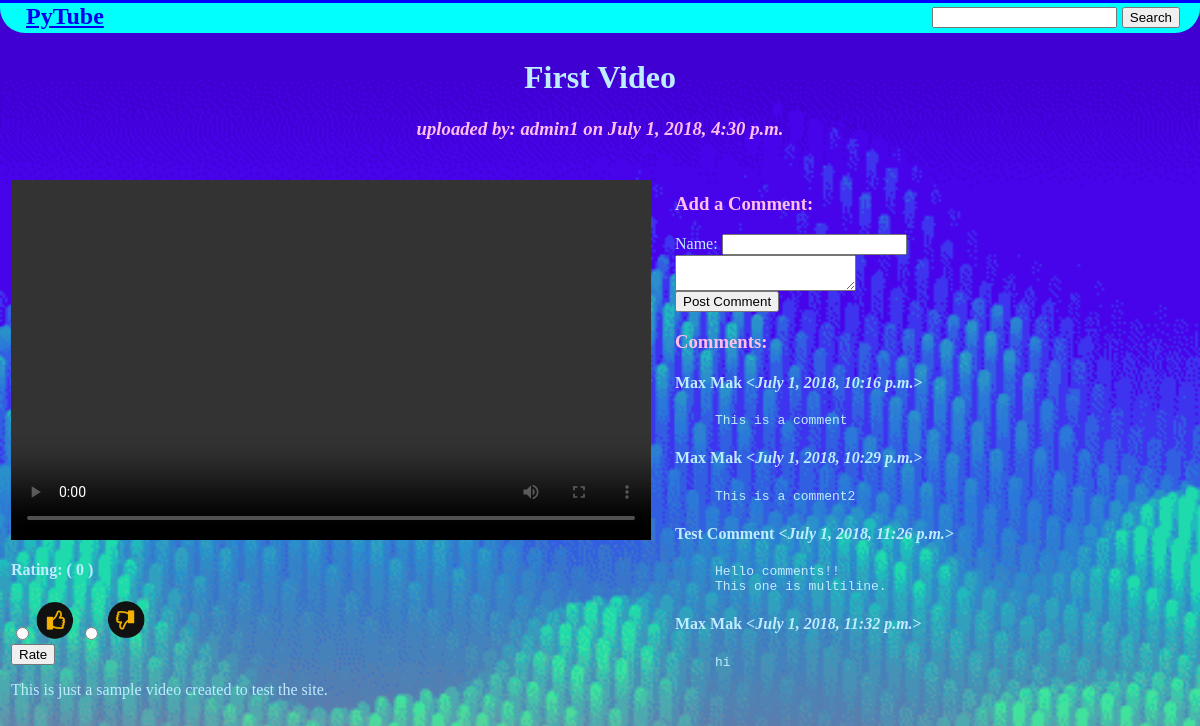
/1/, run on the app's committed database.
### videos/models.py (models this page shows, shortened)
class Video(models.Model):
    title = models.CharField(max_length=100)
    description = models.CharField(max_length=500)
    uploader = models.CharField(max_length=25)
    up_votes = models.IntegerField(default=0)
    video_file = models.FileField(upload_to='uploads/videos/')
    thumbnail = models.FileField(upload_to='uploads/videos/thumbnails/')
    listed = models.BooleanField(default=True)
    pub_date = models.DateTimeField('date published')
    comments = []

class Comment(models.Model):
    video = models.ForeignKey(Video, on_delete=models.CASCADE)
    name = models.CharField(max_length=30)
    message = models.CharField(max_length=500)
    email = models.CharField(max_length=30)
    pub_date = models.DateTimeField('date published')

### videos/views.py (the view)
# urls.py: path('<int:pk>/', views.VideoView.as_view(), name='video'),
class VideoView(generic.DetailView):
    model = Video
    template_name = 'videos/video.html'

### videos/templates/videos/video.html (shortened to what this page needs)
{% load static %}
<head>
    <link rel="stylesheet" type="text/css" href="{% static 'videos/style.css' %}" />
</head>
<body>
<div class='topbar'>
<strong style="float: left; display: inline-block; font-size: 150%;">&nbsp;<a href="{% url 'videos:index' %}">PyTube</a></strong>
<form action="{% url 'videos:search' %}" style="float: right; font-size: 130%; display: inline-block;" method="get">
<input type="text" id="search" name="search" />
<input type="submit" value="Search" />
</form>
</div>
<div style="height: 30;"></div>
<h1 style="text-align: center;">{{ video.title }}</h1>
<h3 style="text-align: center;"><em>uploaded by: {{ video.uploader }} on {{ video.pub_date }}</em></h3>
<br>
<table>
<tr>
<td>
<video src="/{{video.video_file}}" style="width:640px;height:360px;" controls></video>
<h4>Rating: ( {{ video.up_votes }} )</h4>
<form action="{% url 'videos:rate' video.id %}" method="post">
<input type="radio" name="choice" id="up" value="up" />
<label for="up"><img src="{% static "up_vote.png" %}" style="width:40px;height:40px;"></label>
<input type="radio" name="choice" id="down" value="down" />
<label for="down"><img src="{% static "down_vote.png" %}" style="width:40px;height:40px;"></label><br>
<input type="submit" value="Rate" />
</form>
<p>{{ video.description }}</p>
</td>
<td>&nbsp;&nbsp;&nbsp;&nbsp;</td>
<td>
<h3>Add a Comment:</h3>
<form action="{% url 'videos:comment' video.id %}" method="post">
<label for="name">Name: </label>
<input type="text" name="name" id="name" /><br>
<textarea name="comment_text" id="comment_text"></textarea><br>
<input type="submit" value="Post Comment" />
</form>
<h3>Comments:</h3>
{% for comment in video.comment_set.all %}
    <h4>{{ comment.name }} &lt;<i>{{ comment.pub_date }}</i>&gt;</h4>
    <blockquote><pre>{{ comment.message }}</pre></blockquote>
{% endfor %}
</td>
</tr>
</table>
</body>

### videos/static/videos/style.css (style rules this page uses)
h3 { color: #ffbeed; }
.topbar { border-color: #0000ff; border-width: medium; border-style: solid; border-radius: 25px; background: #00FFFD; border-bottom: none; border-top-left-radius: 0; border-top-right-radius: 0; border-left: none; padding-left: 20px; padding-right: 20px; border-right: none; margin: auto; position: fixed; right: 0; left: 0; height: 30px; top: 0; color: blue; }

### data on the page
Video: title "First Video", uploader "admin1", pub_date "July 1, 2018, 4:30 p.m.", up_votes "0", description "This is just a sample video created to test the site."
Comment: name "Max Mak", pub_date "July 1, 2018, 10:16 p.m.", message "This is a comment"
Comment: name "Max Mak", pub_date "July 1, 2018, 10:29 p.m.", message "This is a comment2"
Comment: name "Test Comment", pub_date "July 1, 2018, 11:26 p.m.", message "Hello comments!! This one is multiline."
Comment: name "Max Mak", pub_date "July 1, 2018, 11:32 p.m.", message "hi"
